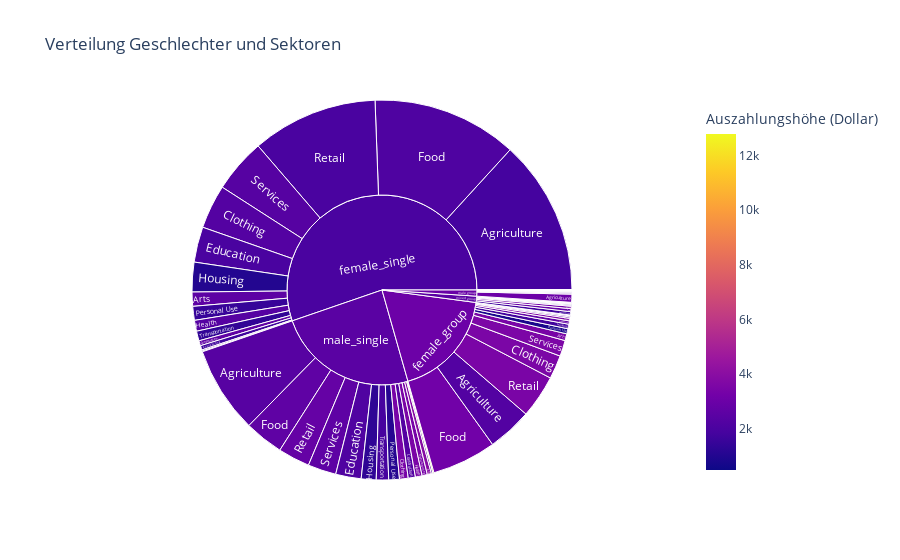

Notebook source saved alongside this figure:
### Markdown cell above
Zunächst erfolgt für den Überblick ein Plot der Rohdaten, um ein Gefühl für die Häufigkeiten zu entwickeln. Die Geschlechter female_single, male_single und female_group nehmen mit ihren Projekten (in Dollar) je etwa ein drittel aller Projekte ein, der Anteil an Männergruppen (male_group) und gemischten Gruppen (mixed_group) ist hingegen verschwindend gering. Die Sektoren Agriculture, Food und Retail nehmen den größten Platz ein. An der Farbgebung ist zu erkennen, dass es sich im einzelnen eher um kleinere Auszahlungen handelt.

### Code cell
# Anzeige der Verteilung des Geschlechts und der Sektoren in Hinblick auf die Projekte

fig = px.sunburst(df, path=['gender', 'sector'],values='loan_amount',
                                                title= 'Verteilung Geschlechter und Sektoren', 
                                                labels= {'funded_amount': 'Auszahlungshöhe (Dollar)'},
                                                color='funded_amount') 
fig.show()

### Figure 1 — Plotly figure (JSON) as saved in the notebook; plotly's stock layout.template omitted (floating-point values rounded to 4 significant figures)
{"data": [{"branchvalues": "total", "customdata": [[2247.0], [1829.0], [3037.0], [2362.0], [1710.0], [3419.0], [2564.0], [2537.0], [3870.0], [3490.0], [3506.0], [2265.0], [3024.0], [3377.0], [3538.0], [3188.0], [2642.0], [3589.0], [2288.0], [4138.0], [2699.0], [1974.0], [3031.0], [2157.0], [2669.0], [3253.0], [2934.0], [600], [2118.0], [4513.0], [3168.0], [2109.0], [2392.0], [2631.0], [2843.0], [3656.0], [2331.0], [2433.0], [3478.0], [2943.0], [1755.0], [994.4], [1921.0], [1296.0], [1260.0], [2644.0], [1668.0], [2800.0], [3359.0], [2697.0], [763.6], [1478.0], [1413.0], [1068.0], [474.0], [3462.0], [1969.0], [2561.0], [2823.0], [3248.0], [3550.0], [2344.0], [4074.0], [2596.0], [2830.0], [2122.0], [1354.0], [2368.0], [1885.0], [1936.0], [2872.0], [2881.0], [2360.0], [12800.0], [2550], [3015.0], [1979.0], [2894.0], [2466.0], [2493.0]], "domain": {"x": [0, 1], "y": [0, 1]}, "hovertemplate": "labels=%{label}<br>loan_amount=%{value}<br>parent=%{parent}<br>id=%{id}<br>Auszahlungshöhe (Dollar)=%{color}<extra></extra>", "ids": ["female_group/Agriculture", "female_single/Agriculture", "male_group/Agriculture", "male_single/Agriculture", "mixed_group/Agriculture", "female_group/Arts", "female_single/Arts", "male_group/Arts", "male_single/Arts", "mixed_group/Arts", "female_group/Clothing", "female_single/Clothing", "male_group/Clothing", "male_single/Clothing", "mixed_group/Clothing", "female_group/Construction", "female_single/Construction", "male_group/Construction", "male_single/Construction", "mixed_group/Construction", "female_group/Education", "female_single/Education", "male_group/Education", "male_single/Education", "mixed_group/Education", "female_group/Entertainment", "female_single/Entertainment", "male_group/Entertainment", "male_single/Entertainment", "mixed_group/Entertainment", "female_group/Food", "female_single/Food", "male_group/Food", "male_single/Food", "mixed_group/Food", "female_group/Health", "female_single/Health", "male_group/Health", "male_single/Health", "mixed_group/Health", "female_group/Housing", "female_single/Housing", "male_group/Housing", "male_single/Housing", "mixed_group/Housing", "female_group/Manufacturing", "female_single/Manufacturing", "male_group/Manufacturing", "male_single/Manufacturing", "mixed_group/Manufacturing", "female_group/Personal Use", "female_single/Personal Use", "male_group/Personal Use", "male_single/Personal Use", "mixed_group/Personal Use", "female_group/Retail", "female_single/Retail", "male_group/Retail", "male_single/Retail", "mixed_group/Retail", "female_group/Services", "female_single/Services", "male_group/Services", "male_single/Services", "mixed_group/Services", "female_group/Transportation", "female_single/Transportation", "male_group/Transportation", "male_single/Transportation", "mixed_group/Transportation", "female_group/Wholesale", "female_single/Wholesale", "male_group/Wholesale", "male_single/Wholesale", "mixed_group/Wholesale", "female_group", "female_single", "male_group", "male_single", "mixed_group"], "labels": ["Agriculture", "Agriculture", "Agriculture", "Agriculture", "Agriculture", "Arts", "Arts", "Arts", "Arts", "Arts", "Clothing", "Clothing", "Clothing", "Clothing", "Clothing", "Construction", "Construction", "Construction", "Construction", "Construction", "Education", "Education", "Education", "Education", "Education", "Entertainment", "Entertainment", "Entertainment", "Entertainment", "Entertainment", "Food", "Food", "Food", "Food", "Food", "Health", "Health", "Health", "Health", "Health", "Housing", "Housing", "Housing", "Housing", "Housing", "Manufacturing", "Manufacturing", "Manufacturing", "Manufacturing", "Manufacturing", "Personal Use", "Personal Use", "Personal Use", "Personal Use", "Personal Use", "Retail", "Retail", "Retail", "Retail", "Retail", "Services", "Services", "Services", "Services", "Services", "Transportation", "Transportation", "Transportation", "Transportation", "Transportation", "Wholesale", "Wholesale", "Wholesale", "Wholesale", "Wholesale", "female_group", "female_single", "male_group", "male_single", "mixed_group"], "marker": {"coloraxis": "coloraxis", "colors": [2247.0, 1829.0, 3037.0, 2362.0, 1710.0, 3419.0, 2564.0, 2537.0, 3870.0, 3490.0, 3506.0, 2265.0, 3024.0, 3377.0, 3538.0, 3188.0, 2642.0, 3589.0, 2288.0, 4138.0, 2699.0, 1974.0, 3031.0, 2157.0, 2669.0, 3253.0, 2934.0, 600, 2118.0, 4513.0, 3168.0, 2109.0, 2392.0, 2631.0, 2843.0, 3656.0, 2331.0, 2433.0, 3478.0, 2943.0, 1755.0, 994.4, 1921.0, 1296.0, 1260.0, 2644.0, 1668.0, 2800.0, 3359.0, 2697.0, 763.6, 1478.0, 1413.0, 1068.0, 474.0, 3462.0, 1969.0, 2561.0, 2823.0, 3248.0, 3550.0, 2344.0, 4074.0, 2596.0, 2830.0, 2122.0, 1354.0, 2368.0, 1885.0, 1936.0, 2872.0, 2881.0, 2360.0, 12800.0, 2550, 3015.0, 1979.0, 2894.0, 2466.0, 2493.0]}, "name": "", "parents": ["female_group", "female_single", "male_group", "male_single", "mixed_group", "female_group", "female_single", "male_group", "male_single", "mixed_group", "female_group", "female_single", "male_group", "male_single", "mixed_group", "female_group", "female_single", "male_group", "male_single", "mixed_group", "female_group", "female_single", "male_group", "male_single", "mixed_group", "female_group", "female_single", "male_group", "male_single", "mixed_group", "female_group", "female_single", "male_group", "male_single", "mixed_group", "female_group", "female_single", "male_group", "male_single", "mixed_group", "female_group", "female_single", "male_group", "male_single", "mixed_group", "female_group", "female_single", "male_group", "male_single", "mixed_group", "female_group", "female_single", "male_group", "male_single", "mixed_group", "female_group", "female_single", "male_group", "male_single", "mixed_group", "female_group", "female_single", "male_group", "male_single", "mixed_group", "female_group", "female_single", "male_group", "male_single", "mixed_group", "female_group", "female_single", "male_group", "male_single", "mixed_group", "", "", "", "", ""], "type": "sunburst", "values": [21230425, 74089350, 3883025, 41310150, 1595550, 3252250, 6750325, 24400, 1947975, 132850, 11259000, 20969350, 136025, 4146425, 471775, 532625, 2399000, 103675, 3412450, 84200, 1612700, 16854650, 81725, 12160400, 63575, 27750, 570850, 600, 759500, 7950, 30710450, 69312550, 503075, 18594575, 1397900, 1167975, 5193075, 54125, 3199850, 173075, 2159425, 14121425, 53775, 7097025, 81575, 678400, 2100125, 51925, 2503925, 51100, 2449875, 6631775, 262650, 5078075, 458225, 20508750, 60076075, 392225, 15194275, 1150950, 7622825, 25760075, 204225, 13489975, 232275, 296000, 4642750, 56000, 5874625, 75475, 73425, 322250, 6000, 529950, 2550, 103581875, 309793625, 5813450, 135299175, 5979025]}], "layout": {"coloraxis": {"colorbar": {"title": {"text": "Auszahlungshöhe (Dollar)"}}, "colorscale": [[0, "#0d0887"], [0.1111, "#46039f"], [0.2222, "#7201a8"], [0.3333, "#9c179e"], [0.4444, "#bd3786"], [0.5556, "#d8576b"], [0.6667, "#ed7953"], [0.7778, "#fb9f3a"], [0.8889, "#fdca26"], [1, "#f0f921"]]}, "legend": {"tracegroupgap": 0}, "title": {"text": "Verteilung Geschlechter und Sektoren"}}}
